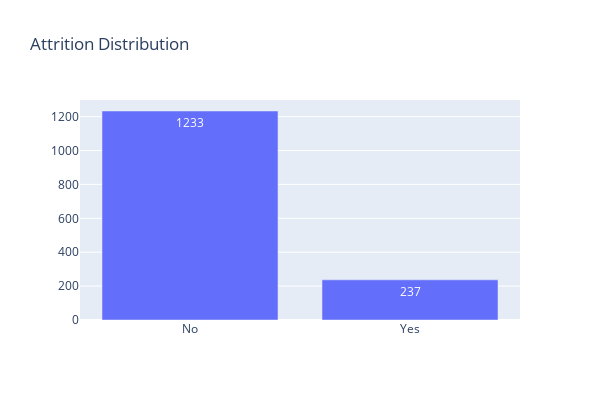

The code cell stored with this chart in its notebook:
### Code cell
trace = go.Bar(x=temp.index,
               y= temp.values,
               text = temp.values,
               textposition = 'inside',
               name = 'Attrition')
data = [trace]
layout = go.Layout(
    autosize=False,
    width=600,
    height=400,title = "Attrition Distribution"
)

fig = go.Figure(data=data, layout=layout)
iplot(fig)
#del temp

### Figure 1 — Plotly figure (JSON) as saved in the notebook; plotly's stock layout.template omitted (floating-point values rounded to 4 significant figures)
{"data": [{"name": "Attrition", "text": [1233, 237], "textposition": "inside", "type": "bar", "x": ["No", "Yes"], "y": [1233, 237]}], "layout": {"autosize": false, "height": 400, "title": {"text": "Attrition Distribution"}, "width": 600}}
